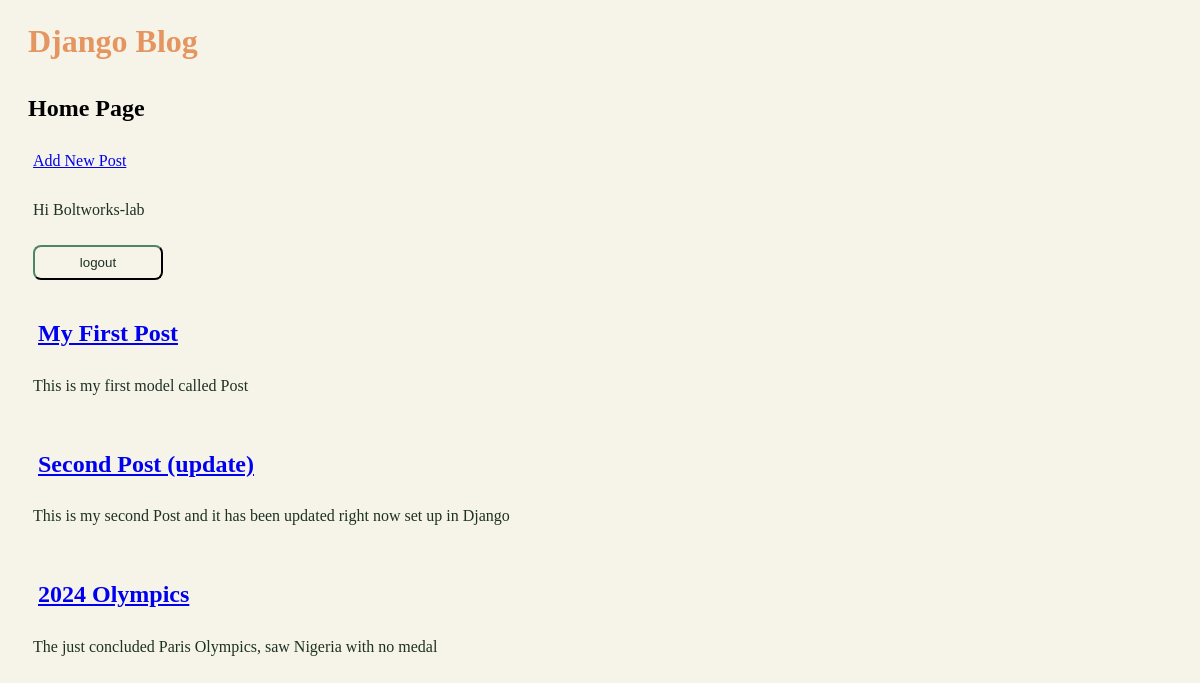
The app's page / (signed in) with its own data.
### blog/models.py (models this page shows, shortened)
class Post(models.Model):
    title = models.CharField(max_length=200)
    author = models.ForeignKey(User, on_delete = models.CASCADE)
    body = models.TextField()

### blog/views.py (the view)
# urls.py: path('', BlogListView.as_view(), name = 'home'),
class BlogListView(ListView):
    model = Post
    template_name = 'home.html'

### templates/home.html (shortened to what this page needs)
{% extends 'base.html' %}
{% block content%}
<h2>Home Page</h2>
<div>
    <a href="{% url 'new_post' %}">Add New Post</a>
    </div>
<div>
    {% if user.is_authenticated %}
    <p>Hi {{ user.username }}</p>
    <form action="{% url 'logout' %}" method="POST">
    <button type="submit">logout</button>
</form>
</div>
{% for post in object_list %}
<div class="post-entry">
    <h2><a href="{% url 'post_detail' post.pk %}"> {{ post.title }} </a></h2>
    <p>{{post.body}} </p>
</div>
{% endfor %}
{% else %}
    <p>You are not logged in</p>
    <button ><a href="{% url 'login' %}"> Login </a></button>
    {% endif %}
{% endblock content %}

### templates/base.html (shortened to what this page needs)
<!DOCTYPE html>
{% load static %}
<html lang="en">
<head>
    <link rel="stylesheet" href="{% static 'styles.css' %}">
</head>
<body>
    <li class="list">
        <a class="title" href="{% url 'home' %}">Django Blog</a>
    </li>
    <div>
        {% block content %}
        {% endblock content %}
    </div>
</body>
</html>

### static/styles.css (style rules this page uses)
* { box-sizing: border-box; padding: 5px; }
body { background-color: #f6f4e8; color: black; }
.title { color: #1d3124; font-size: larger; text-decoration: none; font-size: xx-large; font-weight: 800; }
button { width: 130px; padding: 0.5rem; background: #1d3124; color: #f6f4e8; border-color: #1d3124; }
p { color: #1d3124; }
.list { list-style: none; }
.list > a { text-decoration: none; color: #e59560; }
form>button { width: 130px; padding: 0.5rem; background: #f6f4e8; color: #1d3124; border-color: #1d3124; border-radius: 0.5rem; }
.details>h2, p { color: #1d3124; }

### records on screen
Post: title "My First Post", body "This is my first model called Post"
Post: title "Second Post (update)", body "This is my second Post and it has been updated right now set up in Django"
Post: title "2024 Olympics", body "The just concluded Paris Olympics, saw Nigeria with no medal"

### other values on screen
{{ user.username }} "Boltworks-lab"
